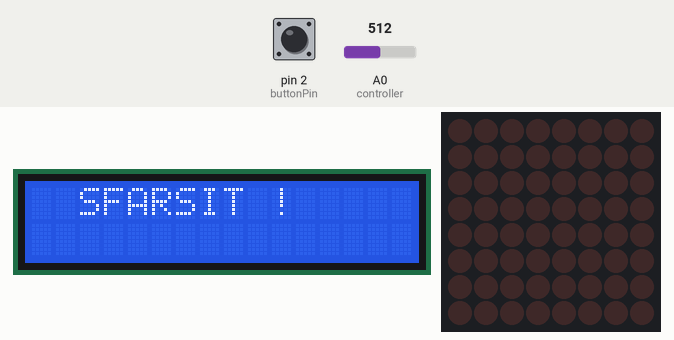
Simulated run of this sketch. Board: Arduino Uno, built with avr-gcc and run on an emulated ATmega328P. Parts: 16×2 character LCD, 8×8 LED matrix. The inputs (shaded band) are chosen by the test bench; at power-on: pin 2 (buttonPin) HIGH, A0 (controller) = 512. Random numbers use the default seed unless the sketch sets one.

Above: at 0.2 s.
1.3 s: pin 2 (buttonPin) pulled LOW for 3.2 s
At 5.3 s:
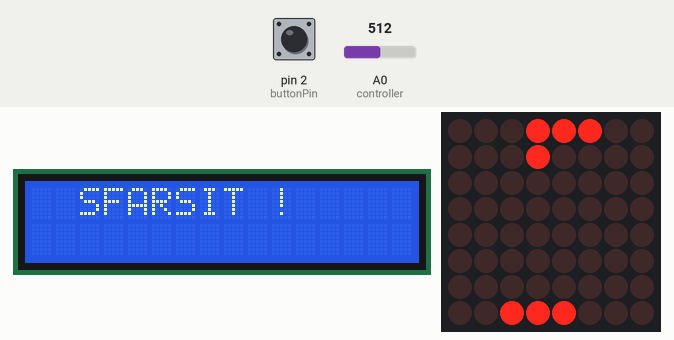
6.0 s: pin 2 (buttonPin) pulled LOW for 1.3 s
At 8.1 s:
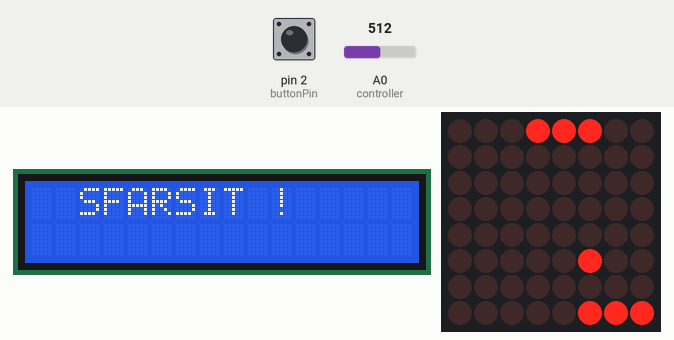
8.8 s: pin 2 (buttonPin) pulled LOW for 1.3 s
At 10.9 s:
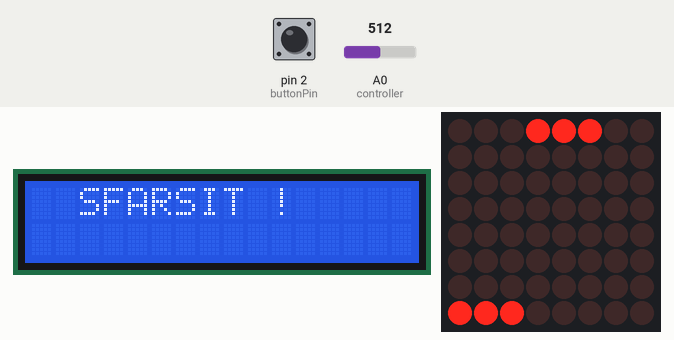
11.6 s: pin 2 (buttonPin) pulled LOW for 3.2 s
At 13.2 s:
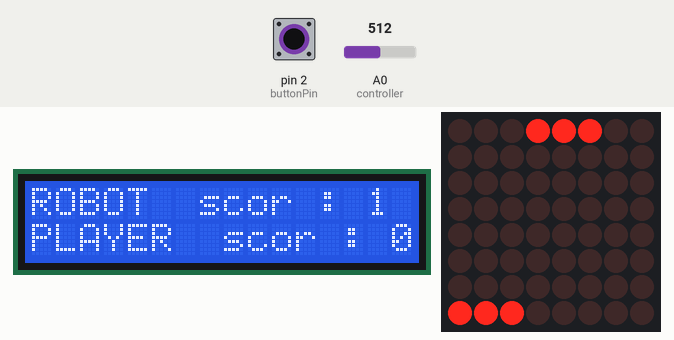
16.3 s: pin 2 (buttonPin) pulled LOW for 1.3 s
At 18.4 s:
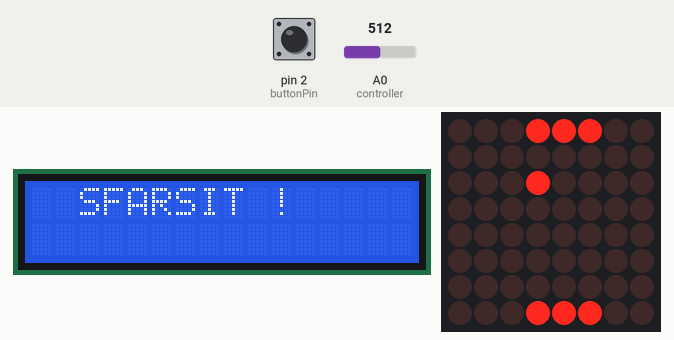
19.1 s: pin 2 (buttonPin) pulled LOW for 1.3 s
At 21.1 s:
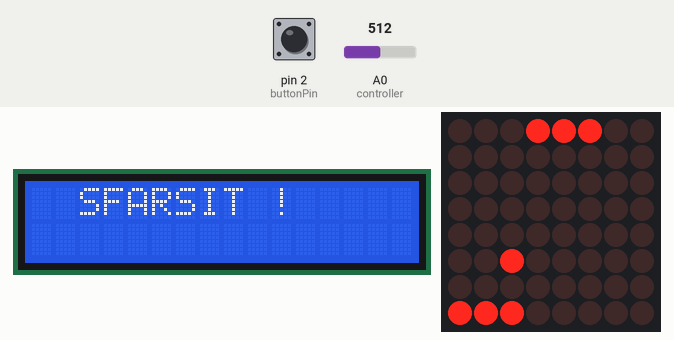

The sketch:

pong_game.ino.ino
```cpp
#include <EEPROM.h>

#include <LiquidCrystal.h>
#include<LedControl.h>

#define RS 8//am schimbat 2 cu 8
#define ENABLE 3
#define D4 4
#define D5 5
#define D6 6
#define D7 7

#define ACTIV LOW


byte sad[] = {
  B00000000,
  B01000100,
  B00010000,
  B00010000,
  B00000000,
  B00111000,
  B01000100,
  B00000000
  };

byte smile[] = {
  B00000000,
  B01000100,
  B00010000,
  B00010000,
  B00010000,
  B01000100,
  B00111000,
  B00000000
  };

LiquidCrystal lcdq(RS, ENABLE, D4, D5, D6, D7);
LedControl lc=LedControl(12,11,10,1);


void afis(byte *sprite){
  for(int r = 0; r < 8; r++){
    lc.setRow(0, r, sprite[r]);
    }
 }

const int buttonPin = 2;
int buttonState = 0;

//Viteza bilei
int ballDelayLimit = 400;
int ballDelay = 0;

//Control pin de intrare
int controller = 0;

//byte map pentru linie robot
byte bat = B11100000;

int cval = 0;//controller valoare
int pos = 0;
float epos = 2;
float eskill = 1;
float br = 4;
float bc = 2;
float brr = 1;
float bcc = 1;

//0 = player, 1 = robot
int score[2] = {0, 0};
boolean gameOver = false;


//shifteaza linia robotului bat cu offset
void drawBat(int offset, int row){
  offset = constrain(offset, 0, 5);
  lc.setRow(0, row, bat>>offset);
}


void bounce(){
  //verificare daca se buseste de peretii de sus/de jos
  if(bc <= 0){
    bcc = bcc * -1;
  }else if(bc >= 7){
    bcc = 0-bcc;
  }

  //Add bouncing off bats with angles for where on the bat got hit (row checks)
  if(br < 2 && br >= 1 && brr < 0){
    if((int)bc == pos){
      brr = brr * -1;
      if(bcc > 0){
        bcc = bcc * 0.9;
      }else{
        bcc = bcc * 1.1;
      }
    }else if((int)bc == pos+1){
      brr = brr * -1;
    }else if((int)bc == pos+2){
      brr = brr * -1;
      if(bcc > 0){
        bcc = bcc * 1.1;
      }else{
        bcc = bcc * 0.9;
      }
    }
    return;
  }else if(br < 7 && br >= 6 && brr > 0){
    if((int)bc == epos){
      brr = 0-brr;
      if(bcc > 0){
        bcc = bcc * 0.9;
      }else{
        bcc = bcc * 1.1;
      }
    }else if((int)bc == epos+1){
      brr = 0-brr;
    }else if((int)bc == epos+2){
      brr = 0-brr;
      if(bcc > 0){
        bcc = bcc * 1.1;
      }else{
        bcc = bcc * 0.9;
      }
    }
    return;
  }

  //verifica daca ai pierdut lovitura
  if(br < 0){
    //Game over, am pierdut
    score[1] = score[1]+1;
    gameOver = true;
  }else if(br > 7){
    //Game over, robotul a pierdut
    score[0] = score[0]+1;
    gameOver = true;
  }
}


//afiseaza scorul
void Scors(){
  lcdq.clear();
   lcdq.setCursor(0, 0);
   lcdq.print("ROBOT");
  switch(score[1]) {
    case 0:
    {
       lcdq.setCursor(7, 0);
       lcdq.print("scor : 0");
    }
      break;
    case 1:
    {
       lcdq.setCursor(7, 0);
       lcdq.print("scor : 1");
      }
      break;
    case 2:
    {
       lcdq.setCursor(7, 0);
       lcdq.print("scor : 2");
    }
      break;
    case 3:{
       lcdq.setCursor(7, 0);
       lcdq.print("scor : 3");
      }
      break;
  }
  //delay(700);
   lcdq.setCursor(0, 1);
   lcdq.print("PLAYER");
  switch(score[0]) {
    case 0:
    {
       lcdq.setCursor(8, 1);
       lcdq.print("scor : 0");
    }

      break;
    case 1:
    {
       lcdq.setCursor(8, 1);
       lcdq.print("scor : 1");
      }
      break;
    case 2:
    {
       lcdq.setCursor(8, 1);
       lcdq.print("scor : 2");
    }
      break;
    case 3:{
       lcdq.setCursor(8, 1);
       lcdq.print("scor : 3");
      }
      break;
  }
  delay(700);
}

//Game over
void endGame(){
  lcdq.begin(16, 2);
  lcdq.clear();
  lcdq.setCursor(2, 1);
  lcdq.print("GAME OVER ! ");
  if(score[0] > score[1]){
    lcdq.begin(16, 2);
    lcdq.clear();
    lcdq.setCursor(2, 1);
    lcdq.print("YOU WIN ! ");
    afis(smile);
  }
  else{
      lcdq.begin(16, 2);
      lcdq.clear();
      lcdq.setCursor(2, 1);
      lcdq.print(" YOU LOSE ! ");
      afis(sad);
  }
  score[0] = 0;
  score[1] = 0;
}

void setup() {

  pinMode(buttonPin,INPUT);
  digitalWrite(buttonPin, HIGH);


  lc.shutdown(0, false);
  lc.setIntensity(0, 7);
  lc.clearDisplay(0);
  lcdq.begin(16, 2);
  lcdq.clear();
  lcdq.setCursor(3, 0);
  lcdq.print("INCEPEM ");
  //semnal de generare numere aleatorii
  randomSeed(analogRead(0));
}


void loop() {


  buttonState = digitalRead(buttonPin);
  //porneste din buton
if(buttonState == 0){

  if (gameOver) {
    lcdq.begin(16, 2);
    lcdq.clear();
    lcdq.setCursor(4, 2);
    lcdq.print("GAME OVER !");

    //ruleaza secventa endGame

    if (score[0] < 3 && score[1] < 3)
      Scors();
    else {
      Scors();
      endGame();
    }


    //Resetare joc
    br = (int)random(2, 5);
    bc = (int)random(2, 5);
    brr = 1;
    bcc = 1;
    eskill = 1;
    gameOver = false;
    ballDelayLimit = 400;
    delay(1000);
    lc.clearDisplay(0);
    lcdq.begin(16, 2);
    lcdq.clear();
    lcdq.setCursor(0, 0);
    lcdq.print("URMATOAREA RUNDA");
    lcdq.setCursor(6, 1);
    lcdq.print("....");
  }
  else {
    //citire valoare cotroller
    cval = analogRead(controller);
    //mapez valoarea
    pos = map(cval, 50, 950, 5, 0);
    //generez bara
    drawBat(pos, 0);

    //pozitia robotului
    if (ballDelayLimit == 70) {
      eskill = 0.9;
    }
    if (ballDelay > ballDelayLimit) {
      //oprire bila
      lc.setLed(0, br, bc, false);
      //creare pozitie noua
      br = br + brr;
      bc = bc + bcc;
      //cream noua bila
      lc.setLed(0, br, bc, true);

      //Reset the delay
      ballDelay = 0;

      //marire viteza bilei
      ballDelayLimit = max(ballDelayLimit - 0.5, 70);

      //misca bara robotului
      if (bc < epos) {
        epos = epos - eskill;
      } else if (bc > epos + 2) {
        epos = epos + eskill;
      }

      //afiseaza bara robotului
      drawBat(epos, 7);

      //next
      bounce();
    }
    else {
      ballDelay++;

    }
  }


}else {
    lcdq.begin(16, 2);
    lcdq.clear();
    lcdq.setCursor(2, 0);
    lcdq.print("SFARSIT !");
    delay(1000);
     lcdq.clear();
    lc.clearDisplay(0);
    for (int i = 0; i <= 7; i++)
        for (int j = 0; j <= 7; j++) {
          lc.setLed(0, i, j, false);
      }


}
}
```

Measured:
- what the display in image 0 shows lasts 1.0 s, from 0.1 s to 1.1 s
- what the display in image 4 shows lasts 1.7 s, from 12.4 s to 14.1 s
